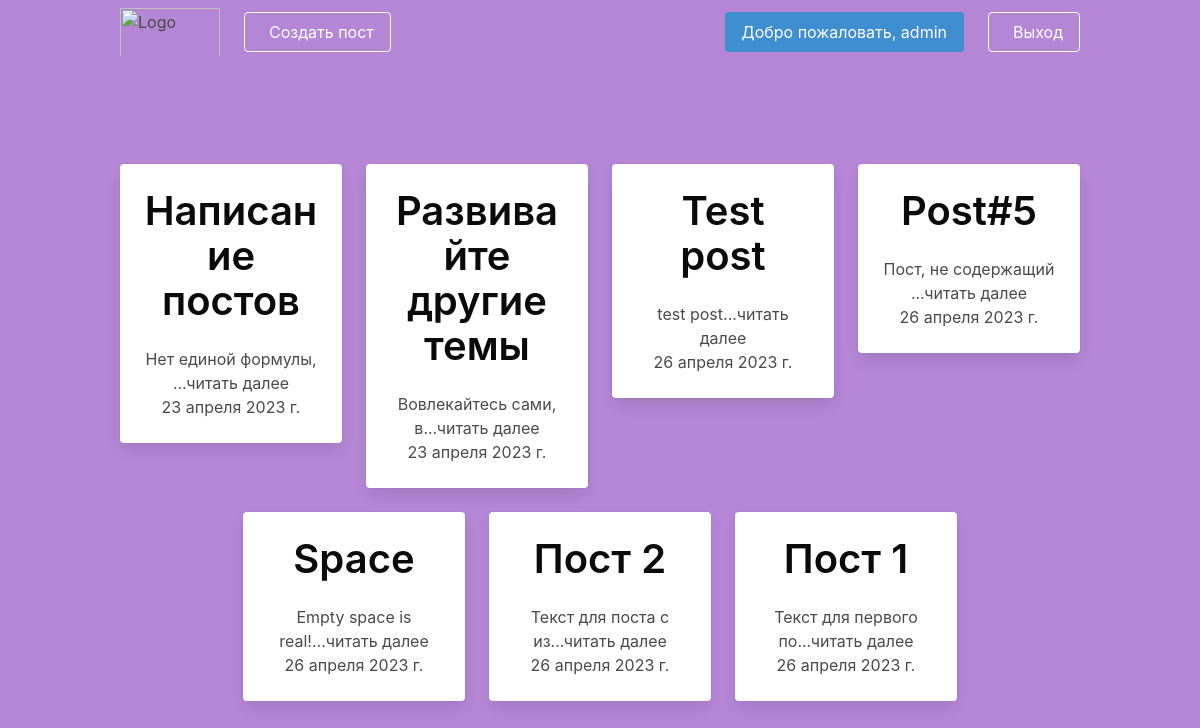
The page /blog/home/ (signed in) on the database its author committed.
### blog/models.py (models this page shows)
class Post(models.Model):
    title = models.CharField(max_length=255)
    text = models.TextField()
    slug = models.SlugField(unique=True)
    date = models.DateField(auto_now=True)
    author = models.ForeignKey(User, on_delete=models.CASCADE)
    image = models.ImageField(default='image.jpg', blank=True)
    def __str__(self):
        return self.title
    def snippet(self):
        return self.text[:20] + '...читать далее'

### blog/views.py (the view)
# urls.py: path('home/', views.home, name='home'),
@login_required(login_url='/users/log_in')
def home(request):
    posts = Post.objects.all()  # запрос в базу данных
    return render(request, 'home.html', {'posts': posts})  # отправка в html

### blog/templates/home.html
{% extends 'base_layout.html' %}
{% load static from static %}
{% block content %}
<div class="container">
    <div class="columns is-centered is-multiline">
        {% for post in posts %}
        <div class="column is-3">
            <a href="{% url 'blog:post' post.slug %}">
                <div class="card has-text-centered">
                    <div class="card-content">
                        <div class="media">
                            <div class="media-content">
                                <div class="title has-text-black is-2">
                                    {{post}}
                                </div>
                            </div>
                        </div>
                        <div class="content">
                            {{post.snippet}}
                            <br>
                            <div>{{post.date}}</div>
                        </div>
                    </div>
                </div>
            </a>
        </div>
        {% endfor %}
    </div>
</div>
{% endblock %}

### blog/templates/base_layout.html (shortened to what this page needs)
{% load static from static %}
<html lang="en">
<head>
    <link rel="stylesheet" href="{% static 'bulma.css' %}">
    <link rel="stylesheet" href="{% static 'style.css' %}">
</head>
<body>
<section class="hero is-fullheight" style="background-color: #b486d5">
    {% if user.is_authenticated %}
    <div class="hero-head">
        <nav class="navbar">
            <div class="container">
                <div class="navbar-brand">
                    <a class="navbar-item" href="{% url 'blog:home' %}">
                        <img src="https://svgsilh.com/svg_v2/606684.svg" alt="Logo"
                             style="height: 50px; width: 100px; max-height: 3rem">
                    </a>
                </div>
                <div id="navbarMenuHeroA" class="navbar-menu">
                    <div class="navbar-start">
                        <span class="navbar-item">
                            <a href="{% url 'blog:create' %}" class="button is-info is-outlined is-inverted">
                                <span class="content">Создать пост</span>
                            </a>
                        </span>
                    </div>
                    <div class="navbar-end">
                        <span class="navbar-item">
                            <a href="" class="button is-info">
                            Добро пожаловать, {{ request.user }}
                            </a>
                        </span>
                        <span class="navbar-item">
                              <a href="{% url 'users:log_out' %}" class="button is-info is-outlined is-inverted">
                                  <span class="content">Выход</span>
                              </a>
                        </span>
                    </div>
                </div>
            </div>
        </nav>
    </div>
    {% endif %}
    <div class="hero-body">
        {% block content %}
        {% endblock %}
    </div>
</section>
</body>
</html>

### rows shown on the page
Post: title "Написание постов", snippet "Нет единой формулы, ...читать далее", date "23 апреля 2023 г."
Post: title "Развивайте другие темы", snippet "Вовлекайтесь сами, в...читать далее", date "23 апреля 2023 г."
Post: title "Test post", snippet "test post...читать далее", date "26 апреля 2023 г."
Post: title "Post#5", snippet "Пост, не содержащий ...читать далее", date "26 апреля 2023 г."
Post: title "Space", snippet "Empty space is real!...читать далее", date "26 апреля 2023 г."
Post: title "Пост 2", snippet "Текст для поста с из...читать далее", date "26 апреля 2023 г."
Post: title "Пост 1", snippet "Текст для первого по...читать далее", date "26 апреля 2023 г."

### other values the page prints
{{ request.user }} "admin"
